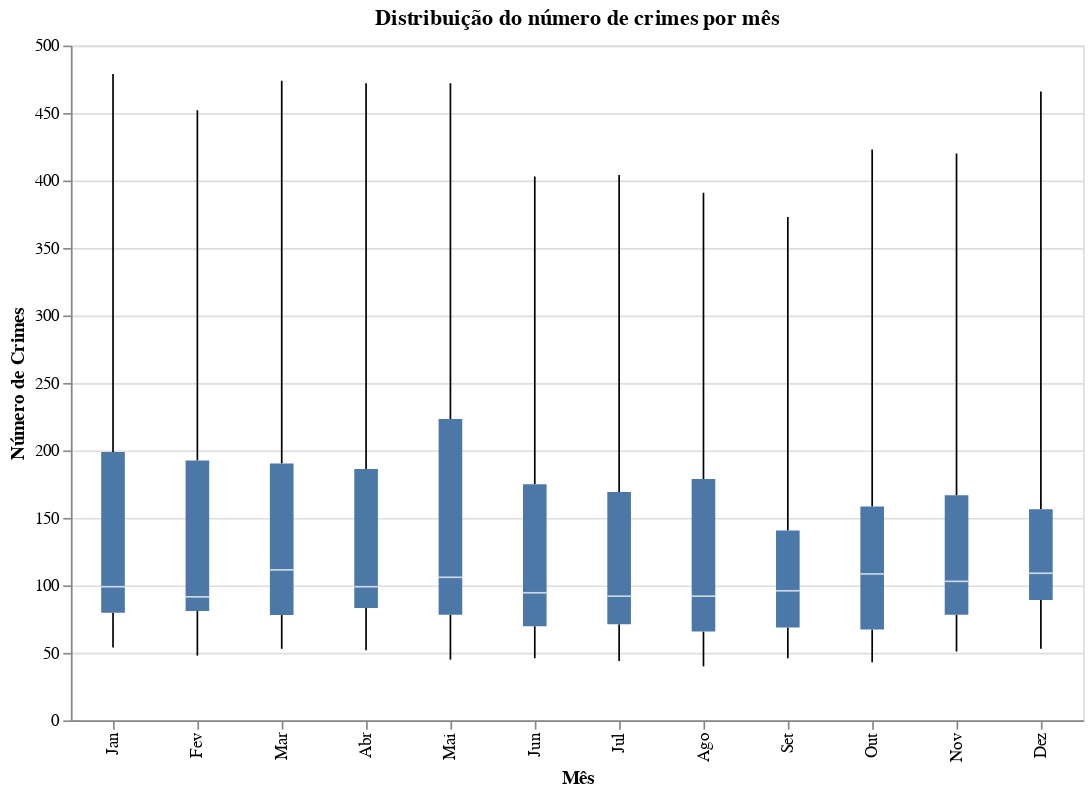

The notebook cell saved with this chart:
### Markdown cell above
## Gráfico de box-plot

### Code cell
boxplot_chart = alt.Chart(df_sp).mark_boxplot(extent='min-max').encode(
    x=alt.X('mes:N', title='Mês', sort=mes_ordem),
    y=alt.Y('crimes:Q', title='Número de Crimes'),
    tooltip=['mes:N']
).properties(
    title='Distribuição do número de crimes por mês',
    width=600,
    height=400
)

boxplot_chart

### Figure 1 — Vega-Lite specification as saved in the notebook (floating-point values rounded to 4 significant figures; data arrays with more than 128 entries replaced by an {"elided": "..."} marker saying what was removed)
{"config": {"view": {"continuousWidth": 300, "continuousHeight": 300}}, "data": {"name": "data-567dbf1f35e3ad1f6eb1482debf8e52f"}, "mark": {"type": "boxplot", "extent": "min-max"}, "encoding": {"tooltip": [{"field": "mes", "type": "nominal"}], "x": {"field": "mes", "sort": ["Jan", "Fev", "Mar", "Abr", "Mai", "Jun", "Jul", "Ago", "Set", "Out", "Nov", "Dez"], "title": "Mês", "type": "nominal"}, "y": {"field": "crimes", "title": "Número de Crimes", "type": "quantitative"}}, "height": 400, "title": "Distribuição do número de crimes por mês", "width": 600, "$schema": "https://vega.github.io/schema/vega-lite/v5.20.1.json", "datasets": {"data-567dbf1f35e3ad1f6eb1482debf8e52f": {"elided": "240 records"}}}
